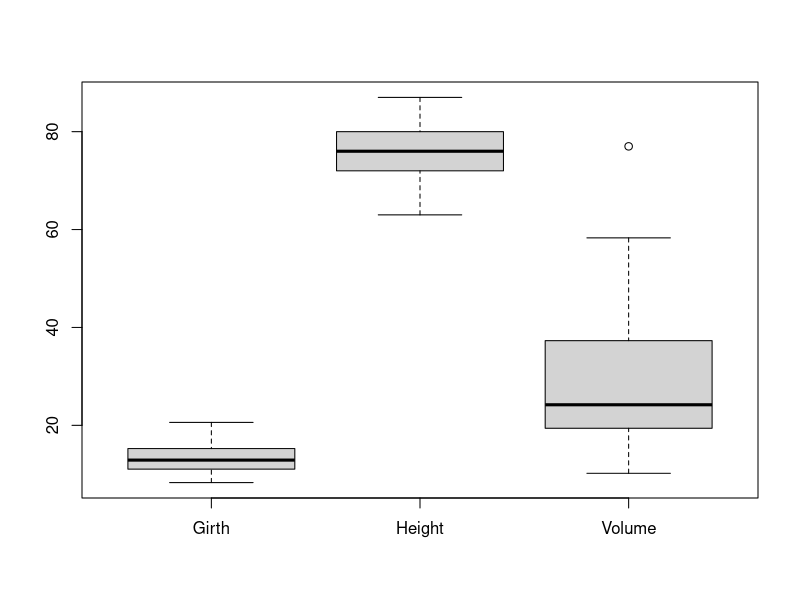
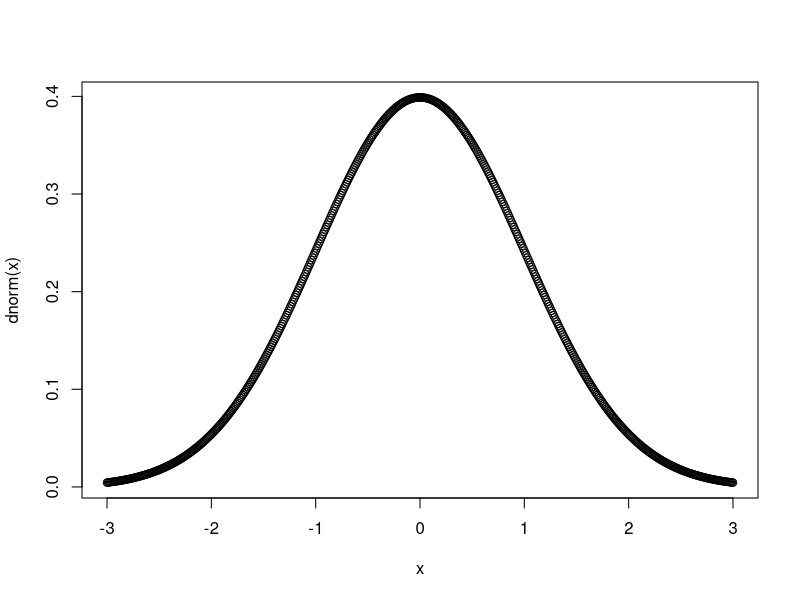
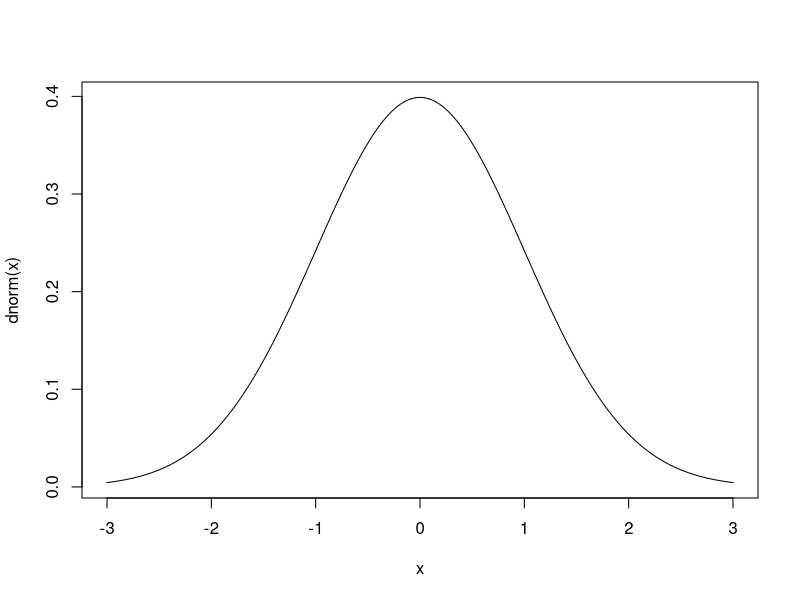
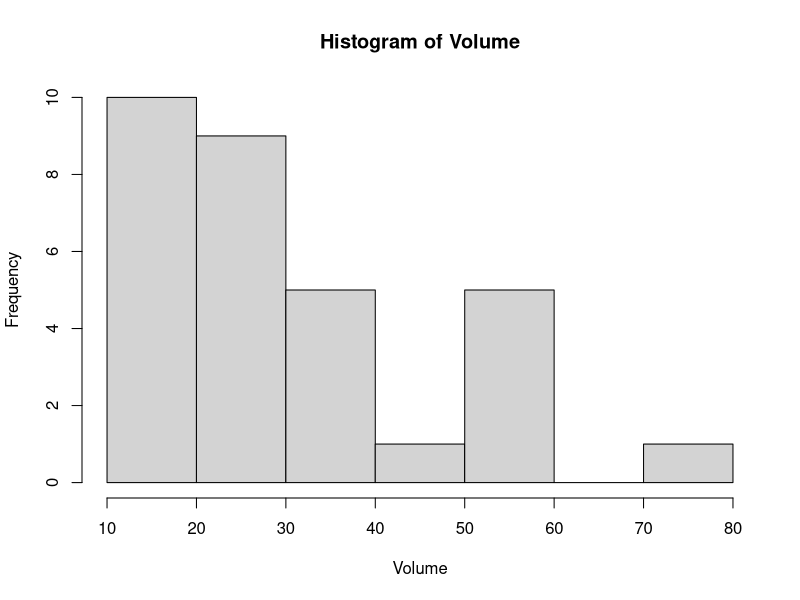
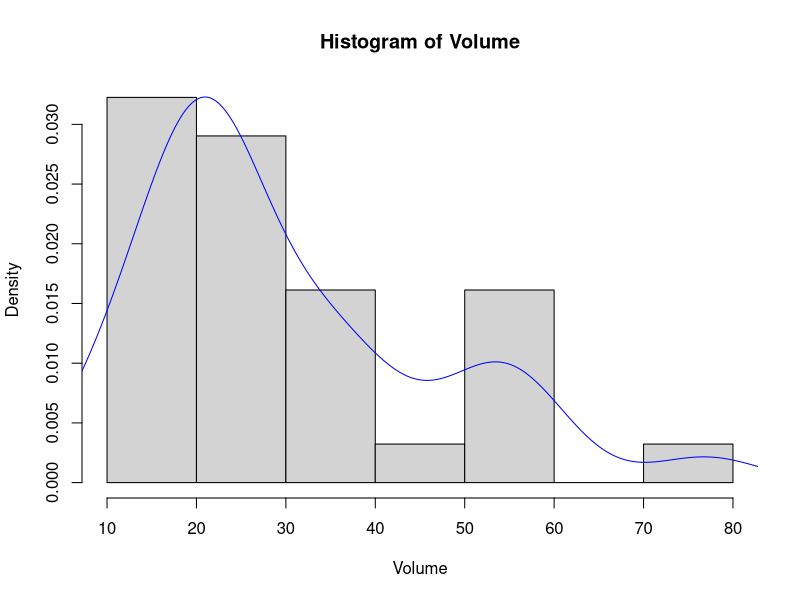
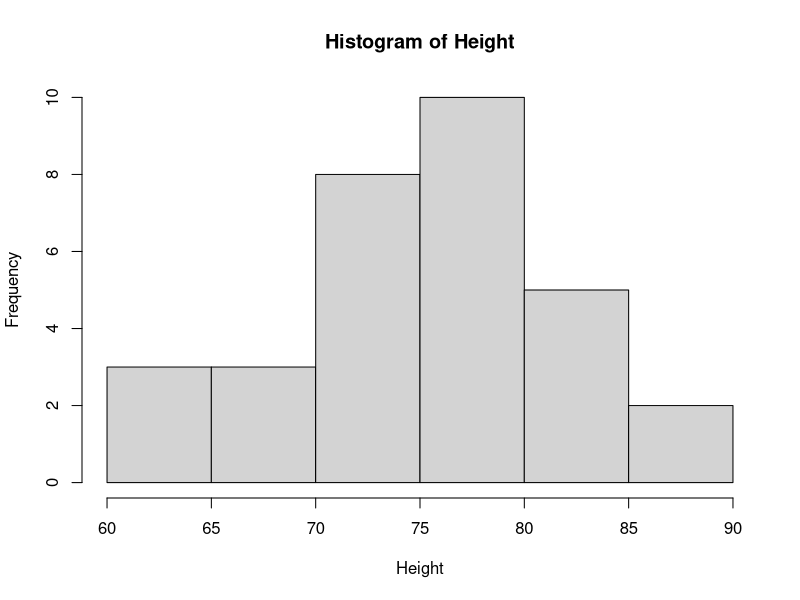
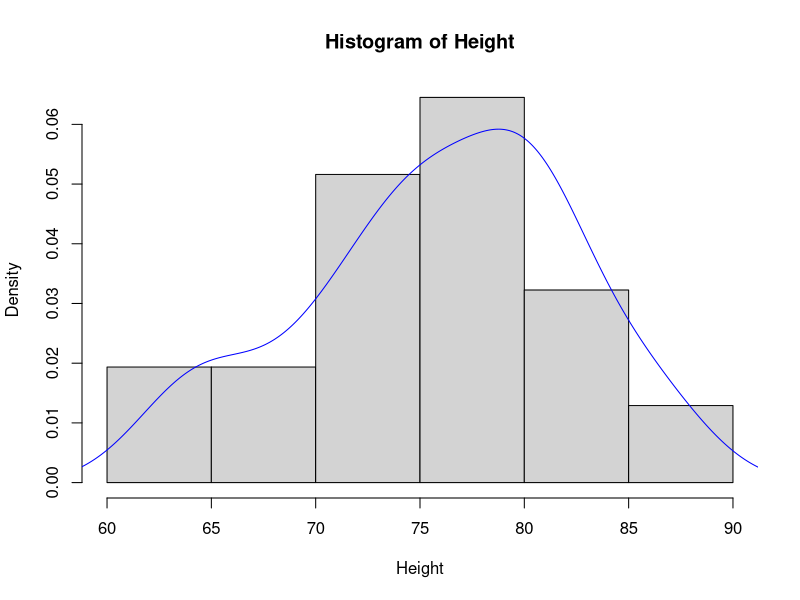
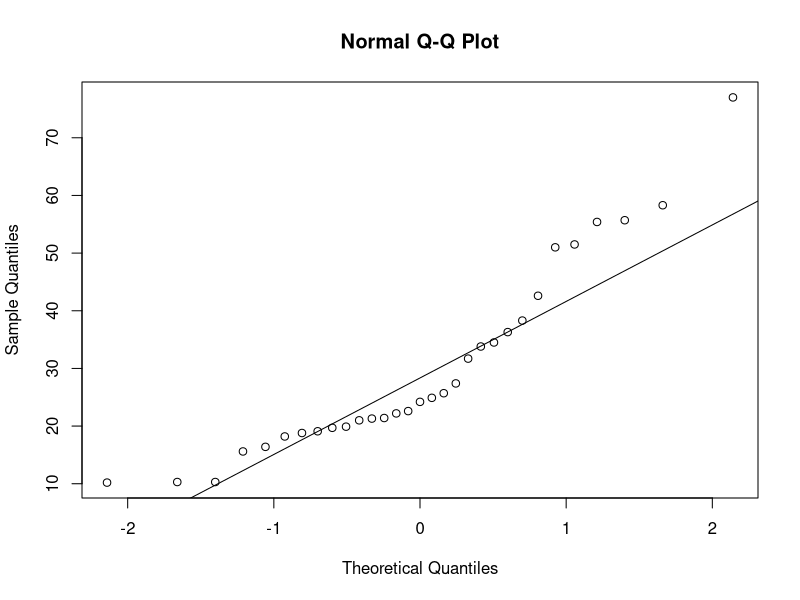

The R script that drew these images, in order:
attach(trees)
str(trees)
head(trees)
trees
mean(trees$Girth)
mean(trees$Height)
mean(trees$Volume)

median(trees$Girth)
median(trees$Height)
median(trees$Volume)

mode(trees) # 최빈값


summary(trees)

quantile(Height)
fivenum(Height)

fivenum(Height)[1]
fivenum(Height)[3]

Q0 <-fivenum(Height)[4] - fivenum(Height)[2]
Q0

Q1 <-fivenum(Girth)[4] - fivenum(Girth)[2]
Q1

Q2 <-fivenum(Volume)[4] - fivenum(Volume)[2]
Q2

IQR(Height)
IQR(Girth)
IQR(Volume)

#Height
left <-fivenum(Height)[2] - 1.5*IQR(Height); left
right <-fivenum(Height)[4] + 1.5*IQR(Height); right
upper_outlier <-Height[which(Height>right)]
upper_outlier
lower_outlier <-Height[which(Height<left)]; lower_outlier
       
#Girth
left <-fivenum(Girth)[2] - 1.5*IQR(Girth); left
right <-fivenum(Girth)[4] + 1.5*IQR(Girth); right
upper_outlier <-Girth[which(Girth>right)]; upper_outlier
lower_outlier <-Girth[which(Girth<left)]; lower_outlier

#Volume
left <-fivenum(Volume)[2] - 1.5*IQR(Volume); left
right <-fivenum(Volume)[4] + 1.5*IQR(Volume); right
upper_outlier <-Volume[which(Volume>right)]; upper_outlier
lower_outlier <-Volume[which(Volume<left)]; lower_outlier

boxplot(trees)

x<-seq(-3, 3, 0.01)
plot(x, dnorm(x))
plot(x, dnorm(x), type = 'l')

install.packages("jmv")
library(psych)
describe(trees)

hist(Volume)
hist(Volume, probability = T)
lines(density(Volume), col = "blue" )

hist(Height)
hist(Height, probability = T)
lines(density(Height), col = "blue" )

#정규성 검정
qqnorm(Volume)
qqline(Volume)
shapiro.test(Volume)
